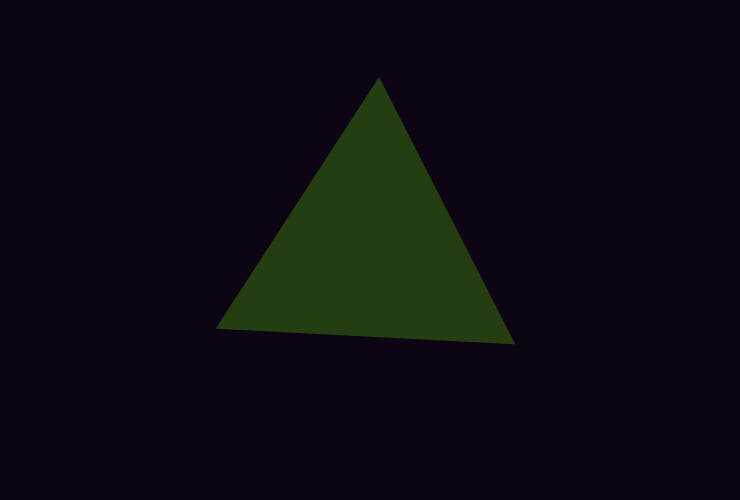
Frame 1 (no input)
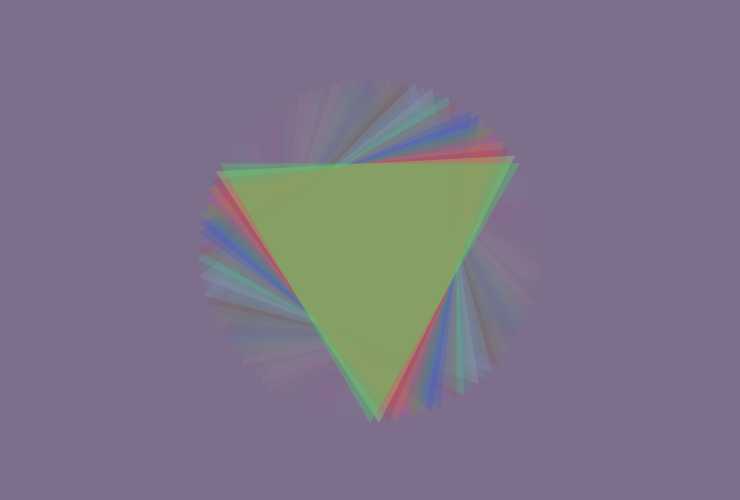
Frame 60 (the mouse pressed at the canvas centre just before this capture)
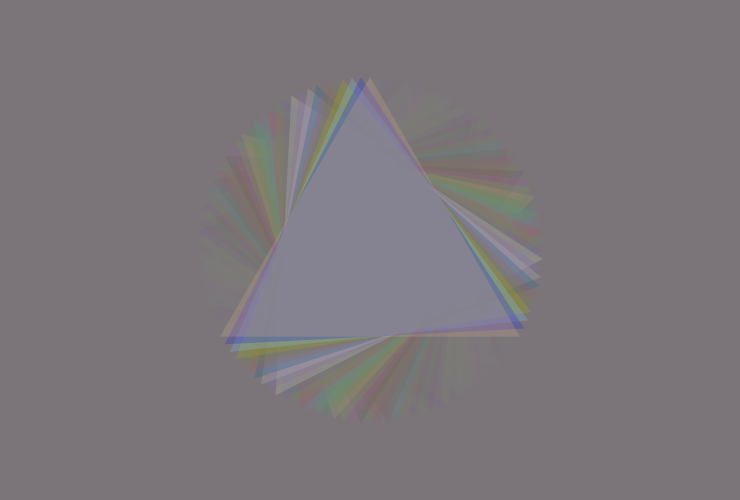
Frame 120 (the mouse held since frame 60 and released just before this capture)

The Processing sketch that drew these frames (run headless with seeded random() and noise(); from frame 60 on, the mouse is pressed at the canvas centre):

// Processing sketch: tri
// ── tri.pde
float len = 300;
float s = 1.7320568;
float c = 2;
float ax = 0;
float ay = -((len/c)*s*2)/3;
float bx = len/2;
float by = (len/c)*s/3;
float cx = -len/2;
float cy = (len/c)*s/3;
int z =0;
float r,g,b;

void setup(){
  
  //100:148=500:740
  size(740,500);
  background(0);
  noStroke();
}
void draw(){
  r=random(0,255);
  g=random(0,255);
  b=random(0,255);
  fill(r,g,b,20);
  rect(0,0,width,height);
  translate(width/2,height/2);
  if(z < 120){
    z++;
  }else{
    z=0;
  }
  rotate((PI/60)*z);
  fill(255-r,255-g,255-b,80);
  triangle(ax,ay,bx,by,cx,cy);
}
int a = 0;
void keyPressed(){
  if(key == 's'){
    a++;
    save("tri"+a+".jpg");
  }
}
